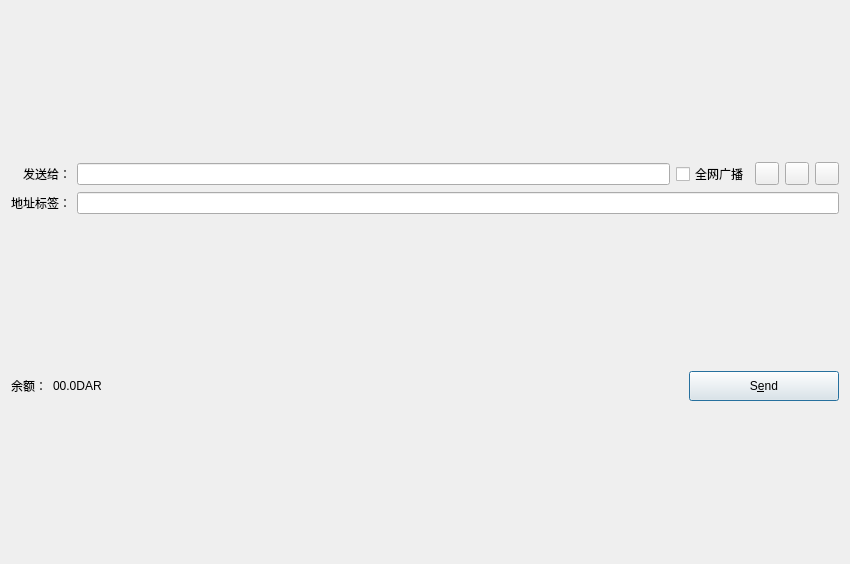
<?xml version="1.0" encoding="UTF-8"?>
<ui version="4.0">
 <class>SendMessageDialog</class>
 <widget class="QDialog" name="SendMessageDialog">
  <property name="geometry">
   <rect>
    <x>0</x>
    <y>0</y>
    <width>850</width>
    <height>564</height>
   </rect>
  </property>
  <property name="windowTitle">
   <string>Send Coins</string>
  </property>
  <property name="autoFillBackground">
   <bool>true</bool>
  </property>
  <layout class="QVBoxLayout" name="verticalLayout">
   <item>
    <layout class="QGridLayout" name="gridLayout">
     <item row="0" column="0">
      <widget class="QLabel" name="payToLabel">
       <property name="sizePolicy">
        <sizepolicy hsizetype="Preferred" vsizetype="Preferred">
         <horstretch>0</horstretch>
         <verstretch>0</verstretch>
        </sizepolicy>
       </property>
       <property name="text">
        <string>发送给：</string>
       </property>
       <property name="alignment">
        <set>Qt::AlignRight|Qt::AlignTrailing|Qt::AlignVCenter</set>
       </property>
       <property name="buddy">
        <cstring>payTo</cstring>
       </property>
      </widget>
     </item>
     <item row="0" column="1">
      <layout class="QHBoxLayout" name="horizontalLayout">
       <item>
        <widget class="QValidatedLineEdit" name="payTo">
         <property name="toolTip">
          <string>The address to send the payment to (e.g. 1NS17iag9jJgTHD1VXjvLCEnZuQ3rJDE9L)</string>
         </property>
        </widget>
       </item>
       <item>
        <widget class="QCheckBox" name="checkBoxBroadCast">
         <property name="text">
          <string>全网广播</string>
         </property>
        </widget>
       </item>
       <item>
        <widget class="QToolButton" name="addressBookButton">
         <property name="toolTip">
          <string>Choose previously used address</string>
         </property>
         <property name="text">
          <string/>
         </property>
         <property name="icon">
          <iconset resource="../darcoin.qrc">
           <normaloff>:/icons/address-book</normaloff>:/icons/address-book</iconset>
         </property>
         <property name="shortcut">
          <string>Alt+A</string>
         </property>
        </widget>
       </item>
       <item>
        <widget class="QToolButton" name="pasteButton">
         <property name="toolTip">
          <string>Paste address from clipboard</string>
         </property>
         <property name="text">
          <string/>
         </property>
         <property name="icon">
          <iconset resource="../darcoin.qrc">
           <normaloff>:/icons/editpaste</normaloff>:/icons/editpaste</iconset>
         </property>
         <property name="shortcut">
          <string>Alt+P</string>
         </property>
        </widget>
       </item>
       <item>
        <widget class="QToolButton" name="deleteButton">
         <property name="toolTip">
          <string>Remove this entry</string>
         </property>
         <property name="text">
          <string/>
         </property>
         <property name="icon">
          <iconset resource="../darcoin.qrc">
           <normaloff>:/icons/remove</normaloff>:/icons/remove</iconset>
         </property>
        </widget>
       </item>
      </layout>
     </item>
     <item row="1" column="0">
      <widget class="QLabel" name="labellLabel">
       <property name="text">
        <string>地址标签：</string>
       </property>
       <property name="alignment">
        <set>Qt::AlignRight|Qt::AlignTrailing|Qt::AlignVCenter</set>
       </property>
       <property name="buddy">
        <cstring>addAsLabel</cstring>
       </property>
      </widget>
     </item>
     <item row="1" column="1">
      <widget class="QLineEdit" name="addAsLabel">
       <property name="toolTip">
        <string>Enter a label for this address to add it to the list of used addresses</string>
       </property>
      </widget>
     </item>
    </layout>
   </item>
   <item>
    <layout class="QHBoxLayout" name="horizontalLayout_2">
     <item>
      <widget class="QLabel" name="label">
       <property name="text">
        <string>余额：</string>
       </property>
      </widget>
     </item>
     <item>
      <widget class="QLabel" name="labelBalance">
       <property name="text">
        <string>00.0DAR</string>
       </property>
      </widget>
     </item>
     <item>
      <spacer name="horizontalSpacer">
       <property name="orientation">
        <enum>Qt::Horizontal</enum>
       </property>
       <property name="sizeType">
        <enum>QSizePolicy::Expanding</enum>
       </property>
       <property name="sizeHint" stdset="0">
        <size>
         <width>40</width>
         <height>20</height>
        </size>
       </property>
      </spacer>
     </item>
     <item>
      <widget class="QPushButton" name="sendButton">
       <property name="minimumSize">
        <size>
         <width>150</width>
         <height>30</height>
        </size>
       </property>
       <property name="toolTip">
        <string>Confirm the send action</string>
       </property>
       <property name="text">
        <string>S&amp;end</string>
       </property>
       <property name="icon">
        <iconset resource="../darcoin.qrc">
         <normaloff>:/icons/send</normaloff>:/icons/send</iconset>
       </property>
       <property name="default">
        <bool>true</bool>
       </property>
      </widget>
     </item>
    </layout>
   </item>
  </layout>
 </widget>
 <customwidgets>
  <customwidget>
   <class>QValidatedLineEdit</class>
   <extends>QLineEdit</extends>
   <header>qvalidatedlineedit.h</header>
  </customwidget>
 </customwidgets>
 <resources>
  <include location="../darcoin.qrc"/>
 </resources>
 <connections/>
</ui>
